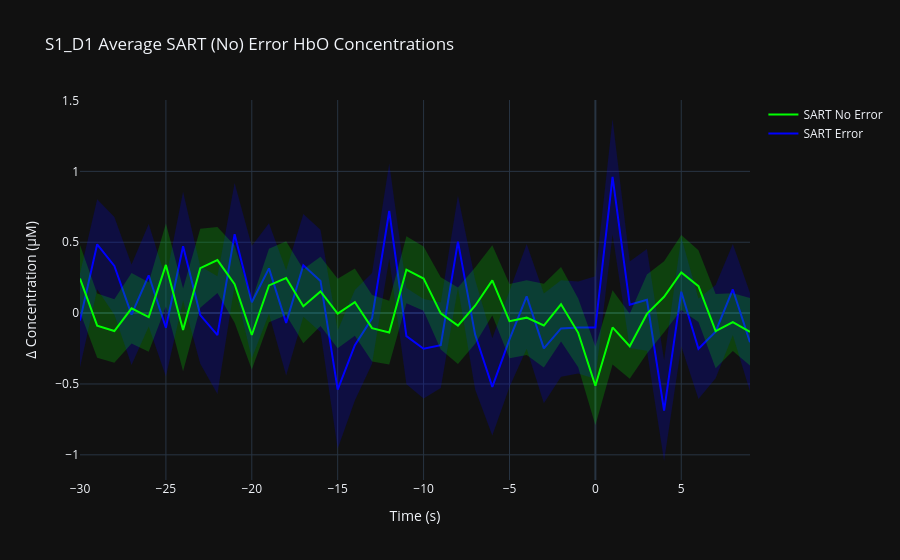
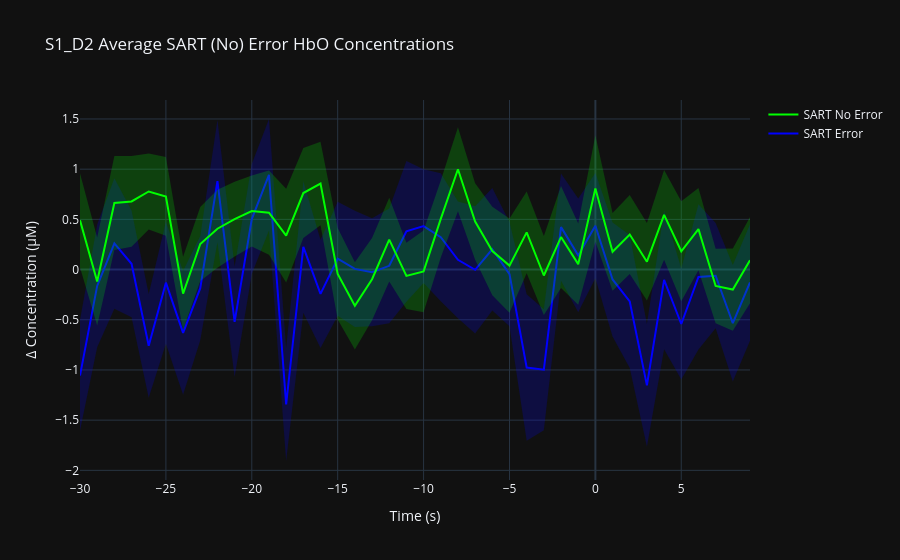
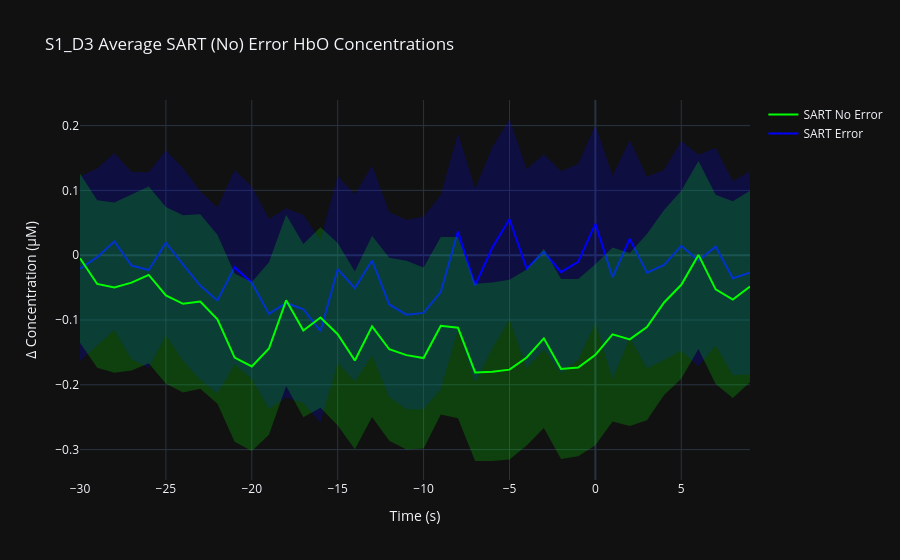

The notebook cell these images were saved under, in order:
### Code cell
# Generate a set of time values in the epoch range to display
time = np.arange(-30, 10)

# Collect all SART (No) error epochs into two separate lists
no_error_epochs, error_epochs = utils.collect_epochs(datasets, range(-30, 10))

error_group = pd.concat(error_epochs).groupby(level=0)
avg_sart_errors = error_group.mean().dropna()
sem_sart_errors = error_group.sem().dropna()

no_error_group = pd.concat(no_error_epochs).groupby(level=0)
avg_sart_no_errors = no_error_group.mean().dropna()
sem_sart_no_errors = no_error_group.sem().dropna()

for i, name in enumerate(MAPPINGS.keys()):
    fig = go.Figure()

    # Calculate the error mean and uncertainty
    error_mean = avg_sart_errors[f"{name} hbo"]
    error_sem = sem_sart_errors[f"{name} hbo"]

    upper_error = error_mean + error_sem
    lower_error = error_mean - error_sem

    # Display the error mean line
    fig.add_trace(go.Scatter(
        x=time,
        y=error_mean,
        mode='lines',
        name='SART Error',
        line=dict(color='rgb(0, 0, 255)'),
        hovertemplate='Time: %{x:.2f} s<br>Δ[HbO]: %{y:.4f} μM'
    ))

    # Display the error sem area
    fig.add_trace(go.Scatter(
        x=time,
        y=lower_error,
        mode='lines',
        showlegend=False,
        line=dict(color="rgba(0,0,0,0)"),
        hovertemplate='Time: %{x:.2f} s<br>Δ[HbO]: %{y:.4f} μM'
    ))
    fig.add_trace(go.Scatter(
        x=time,
        y=upper_error,
        mode='lines',
        fill='tonexty',
        showlegend=False,
        line=dict(color="rgba(0,0,0,0)"),
        fillcolor='rgba(0, 0, 255, 0.2)',
        hovertemplate='Time: %{x:.2f} s<br>Δ[HbO]: %{y:.4f} μM'
    ))

    # Calculate the no error mean and uncertainty
    no_error_mean = avg_sart_no_errors[f"{name} hbo"]
    no_error_sem = sem_sart_no_errors[f"{name} hbo"]

    upper_no_error = no_error_mean + no_error_sem
    lower_no_error = no_error_mean - no_error_sem

    # Display the no error mean line
    fig.add_trace(go.Scatter(
        x=time,
        y=no_error_mean,
        mode='lines',
        name='SART No Error',
        line=dict(color='rgb(0, 255, 0)'),
        hovertemplate='Time: %{x:.2f} s<br>Δ[HbO]: %{y:.4f} μM'
    ))

    # Display the no error sem area
    fig.add_trace(go.Scatter(
        x=time,
        y=lower_no_error,
        mode='lines',
        showlegend=False,
        line=dict(color="rgba(0,0,0,0)"),
        hovertemplate='Time: %{x:.2f} s<br>Δ[HbO]: %{y:.4f} μM'
    ))
    fig.add_trace(go.Scatter(
        x=time,
        y=upper_no_error,
        mode='lines',
        fill='tonexty',
        showlegend=False,
        line=dict(color="rgba(0,0,0,0)"),
        fillcolor='rgba(0, 255, 0, 0.2)',
        hovertemplate='Time: %{x:.2f} s<br>Δ[HbO]: %{y:.4f} μM'
    ))

    # Add title and metadata to plot
    fig.update_layout(
        title=f'{name.upper()} Average SART (No) Error HbO Concentrations',
        xaxis_title='Time (s)',
        yaxis_title='Δ Concentration (μM)',
        hovermode='x unified'
    )

    fig.show()

### Figure 1 — Plotly figure (JSON) as saved in the notebook; plotly's stock layout.template omitted (floating-point values rounded to 4 significant figures; data arrays with more than 128 entries replaced by an {"elided": "..."} marker saying what was removed)
{"data": [{"hovertemplate": "Time: %{x:.2f} s<br>Δ[HbO]: %{y:.4f} μM", "line": {"color": "rgb(0, 0, 255)"}, "mode": "lines", "name": "SART Error", "x": [-30, -29, -28, -27, -26, -25, -24, -23, -22, -21, -20, -19, -18, -17, -16, -15, -14, -13, -12, -11, -10, -9, -8, -7, -6, -5, -4, -3, -2, -1, 0, 1, 2, 3, 4, 5, 6, 7, 8, 9], "y": {"elided": "1252 float values"}, "type": "scatter"}, {"hovertemplate": "Time: %{x:.2f} s<br>Δ[HbO]: %{y:.4f} μM", "line": {"color": "rgba(0,0,0,0)"}, "mode": "lines", "showlegend": false, "x": [-30, -29, -28, -27, -26, -25, -24, -23, -22, -21, -20, -19, -18, -17, -16, -15, -14, -13, -12, -11, -10, -9, -8, -7, -6, -5, -4, -3, -2, -1, 0, 1, 2, 3, 4, 5, 6, 7, 8, 9], "y": {"elided": "1252 float values"}, "type": "scatter"}, {"fill": "tonexty", "fillcolor": "rgba(0, 0, 255, 0.2)", "hovertemplate": "Time: %{x:.2f} s<br>Δ[HbO]: %{y:.4f} μM", "line": {"color": "rgba(0,0,0,0)"}, "mode": "lines", "showlegend": false, "x": [-30, -29, -28, -27, -26, -25, -24, -23, -22, -21, -20, -19, -18, -17, -16, -15, -14, -13, -12, -11, -10, -9, -8, -7, -6, -5, -4, -3, -2, -1, 0, 1, 2, 3, 4, 5, 6, 7, 8, 9], "y": {"elided": "1252 float values"}, "type": "scatter"}, {"hovertemplate": "Time: %{x:.2f} s<br>Δ[HbO]: %{y:.4f} μM", "line": {"color": "rgb(0, 255, 0)"}, "mode": "lines", "name": "SART No Error", "x": [-30, -29, -28, -27, -26, -25, -24, -23, -22, -21, -20, -19, -18, -17, -16, -15, -14, -13, -12, -11, -10, -9, -8, -7, -6, -5, -4, -3, -2, -1, 0, 1, 2, 3, 4, 5, 6, 7, 8, 9], "y": {"elided": "1253 float values"}, "type": "scatter"}, {"hovertemplate": "Time: %{x:.2f} s<br>Δ[HbO]: %{y:.4f} μM", "line": {"color": "rgba(0,0,0,0)"}, "mode": "lines", "showlegend": false, "x": [-30, -29, -28, -27, -26, -25, -24, -23, -22, -21, -20, -19, -18, -17, -16, -15, -14, -13, -12, -11, -10, -9, -8, -7, -6, -5, -4, -3, -2, -1, 0, 1, 2, 3, 4, 5, 6, 7, 8, 9], "y": {"elided": "1253 float values"}, "type": "scatter"}, {"fill": "tonexty", "fillcolor": "rgba(0, 255, 0, 0.2)", "hovertemplate": "Time: %{x:.2f} s<br>Δ[HbO]: %{y:.4f} μM", "line": {"color": "rgba(0,0,0,0)"}, "mode": "lines", "showlegend": false, "x": [-30, -29, -28, -27, -26, -25, -24, -23, -22, -21, -20, -19, -18, -17, -16, -15, -14, -13, -12, -11, -10, -9, -8, -7, -6, -5, -4, -3, -2, -1, 0, 1, 2, 3, 4, 5, 6, 7, 8, 9], "y": {"elided": "1253 float values"}, "type": "scatter"}], "layout": {"title": {"text": "S1_D1 Average SART (No) Error HbO Concentrations"}, "xaxis": {"title": {"text": "Time (s)"}}, "yaxis": {"title": {"text": "Δ Concentration (μM)"}}, "hovermode": "x unified"}}

### Figure 2 — Plotly figure (JSON) as saved in the notebook; plotly's stock layout.template omitted (floating-point values rounded to 4 significant figures; data arrays with more than 128 entries replaced by an {"elided": "..."} marker saying what was removed)
{"data": [{"hovertemplate": "Time: %{x:.2f} s<br>Δ[HbO]: %{y:.4f} μM", "line": {"color": "rgb(0, 0, 255)"}, "mode": "lines", "name": "SART Error", "x": [-30, -29, -28, -27, -26, -25, -24, -23, -22, -21, -20, -19, -18, -17, -16, -15, -14, -13, -12, -11, -10, -9, -8, -7, -6, -5, -4, -3, -2, -1, 0, 1, 2, 3, 4, 5, 6, 7, 8, 9], "y": {"elided": "1252 float values"}, "type": "scatter"}, {"hovertemplate": "Time: %{x:.2f} s<br>Δ[HbO]: %{y:.4f} μM", "line": {"color": "rgba(0,0,0,0)"}, "mode": "lines", "showlegend": false, "x": [-30, -29, -28, -27, -26, -25, -24, -23, -22, -21, -20, -19, -18, -17, -16, -15, -14, -13, -12, -11, -10, -9, -8, -7, -6, -5, -4, -3, -2, -1, 0, 1, 2, 3, 4, 5, 6, 7, 8, 9], "y": {"elided": "1252 float values"}, "type": "scatter"}, {"fill": "tonexty", "fillcolor": "rgba(0, 0, 255, 0.2)", "hovertemplate": "Time: %{x:.2f} s<br>Δ[HbO]: %{y:.4f} μM", "line": {"color": "rgba(0,0,0,0)"}, "mode": "lines", "showlegend": false, "x": [-30, -29, -28, -27, -26, -25, -24, -23, -22, -21, -20, -19, -18, -17, -16, -15, -14, -13, -12, -11, -10, -9, -8, -7, -6, -5, -4, -3, -2, -1, 0, 1, 2, 3, 4, 5, 6, 7, 8, 9], "y": {"elided": "1252 float values"}, "type": "scatter"}, {"hovertemplate": "Time: %{x:.2f} s<br>Δ[HbO]: %{y:.4f} μM", "line": {"color": "rgb(0, 255, 0)"}, "mode": "lines", "name": "SART No Error", "x": [-30, -29, -28, -27, -26, -25, -24, -23, -22, -21, -20, -19, -18, -17, -16, -15, -14, -13, -12, -11, -10, -9, -8, -7, -6, -5, -4, -3, -2, -1, 0, 1, 2, 3, 4, 5, 6, 7, 8, 9], "y": {"elided": "1253 float values"}, "type": "scatter"}, {"hovertemplate": "Time: %{x:.2f} s<br>Δ[HbO]: %{y:.4f} μM", "line": {"color": "rgba(0,0,0,0)"}, "mode": "lines", "showlegend": false, "x": [-30, -29, -28, -27, -26, -25, -24, -23, -22, -21, -20, -19, -18, -17, -16, -15, -14, -13, -12, -11, -10, -9, -8, -7, -6, -5, -4, -3, -2, -1, 0, 1, 2, 3, 4, 5, 6, 7, 8, 9], "y": {"elided": "1253 float values"}, "type": "scatter"}, {"fill": "tonexty", "fillcolor": "rgba(0, 255, 0, 0.2)", "hovertemplate": "Time: %{x:.2f} s<br>Δ[HbO]: %{y:.4f} μM", "line": {"color": "rgba(0,0,0,0)"}, "mode": "lines", "showlegend": false, "x": [-30, -29, -28, -27, -26, -25, -24, -23, -22, -21, -20, -19, -18, -17, -16, -15, -14, -13, -12, -11, -10, -9, -8, -7, -6, -5, -4, -3, -2, -1, 0, 1, 2, 3, 4, 5, 6, 7, 8, 9], "y": {"elided": "1253 float values"}, "type": "scatter"}], "layout": {"title": {"text": "S1_D2 Average SART (No) Error HbO Concentrations"}, "xaxis": {"title": {"text": "Time (s)"}}, "yaxis": {"title": {"text": "Δ Concentration (μM)"}}, "hovermode": "x unified"}}

### Figure 3 — Plotly figure (JSON) as saved in the notebook; plotly's stock layout.template omitted (floating-point values rounded to 4 significant figures; data arrays with more than 128 entries replaced by an {"elided": "..."} marker saying what was removed)
{"data": [{"hovertemplate": "Time: %{x:.2f} s<br>Δ[HbO]: %{y:.4f} μM", "line": {"color": "rgb(0, 0, 255)"}, "mode": "lines", "name": "SART Error", "x": [-30, -29, -28, -27, -26, -25, -24, -23, -22, -21, -20, -19, -18, -17, -16, -15, -14, -13, -12, -11, -10, -9, -8, -7, -6, -5, -4, -3, -2, -1, 0, 1, 2, 3, 4, 5, 6, 7, 8, 9], "y": {"elided": "1252 float values"}, "type": "scatter"}, {"hovertemplate": "Time: %{x:.2f} s<br>Δ[HbO]: %{y:.4f} μM", "line": {"color": "rgba(0,0,0,0)"}, "mode": "lines", "showlegend": false, "x": [-30, -29, -28, -27, -26, -25, -24, -23, -22, -21, -20, -19, -18, -17, -16, -15, -14, -13, -12, -11, -10, -9, -8, -7, -6, -5, -4, -3, -2, -1, 0, 1, 2, 3, 4, 5, 6, 7, 8, 9], "y": {"elided": "1252 float values"}, "type": "scatter"}, {"fill": "tonexty", "fillcolor": "rgba(0, 0, 255, 0.2)", "hovertemplate": "Time: %{x:.2f} s<br>Δ[HbO]: %{y:.4f} μM", "line": {"color": "rgba(0,0,0,0)"}, "mode": "lines", "showlegend": false, "x": [-30, -29, -28, -27, -26, -25, -24, -23, -22, -21, -20, -19, -18, -17, -16, -15, -14, -13, -12, -11, -10, -9, -8, -7, -6, -5, -4, -3, -2, -1, 0, 1, 2, 3, 4, 5, 6, 7, 8, 9], "y": {"elided": "1252 float values"}, "type": "scatter"}, {"hovertemplate": "Time: %{x:.2f} s<br>Δ[HbO]: %{y:.4f} μM", "line": {"color": "rgb(0, 255, 0)"}, "mode": "lines", "name": "SART No Error", "x": [-30, -29, -28, -27, -26, -25, -24, -23, -22, -21, -20, -19, -18, -17, -16, -15, -14, -13, -12, -11, -10, -9, -8, -7, -6, -5, -4, -3, -2, -1, 0, 1, 2, 3, 4, 5, 6, 7, 8, 9], "y": {"elided": "1253 float values"}, "type": "scatter"}, {"hovertemplate": "Time: %{x:.2f} s<br>Δ[HbO]: %{y:.4f} μM", "line": {"color": "rgba(0,0,0,0)"}, "mode": "lines", "showlegend": false, "x": [-30, -29, -28, -27, -26, -25, -24, -23, -22, -21, -20, -19, -18, -17, -16, -15, -14, -13, -12, -11, -10, -9, -8, -7, -6, -5, -4, -3, -2, -1, 0, 1, 2, 3, 4, 5, 6, 7, 8, 9], "y": {"elided": "1253 float values"}, "type": "scatter"}, {"fill": "tonexty", "fillcolor": "rgba(0, 255, 0, 0.2)", "hovertemplate": "Time: %{x:.2f} s<br>Δ[HbO]: %{y:.4f} μM", "line": {"color": "rgba(0,0,0,0)"}, "mode": "lines", "showlegend": false, "x": [-30, -29, -28, -27, -26, -25, -24, -23, -22, -21, -20, -19, -18, -17, -16, -15, -14, -13, -12, -11, -10, -9, -8, -7, -6, -5, -4, -3, -2, -1, 0, 1, 2, 3, 4, 5, 6, 7, 8, 9], "y": {"elided": "1253 float values"}, "type": "scatter"}], "layout": {"title": {"text": "S1_D3 Average SART (No) Error HbO Concentrations"}, "xaxis": {"title": {"text": "Time (s)"}}, "yaxis": {"title": {"text": "Δ Concentration (μM)"}}, "hovermode": "x unified"}}
